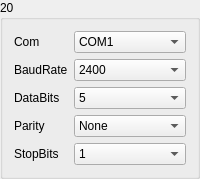
       <widget class="QGroupBox" name="gBoxMeter_20">
        <property name="minimumSize">
         <size>
          <width>171</width>
          <height>171</height>
         </size>
        </property>
        <property name="title">
         <string>20</string>
        </property>
        <layout class="QGridLayout" name="gridLayout_25">
         <item row="0" column="0">
          <widget class="QLabel" name="label_118">
           <property name="sizePolicy">
            <sizepolicy hsizetype="Fixed" vsizetype="Preferred">
             <horstretch>0</horstretch>
             <verstretch>0</verstretch>
            </sizepolicy>
           </property>
           <property name="text">
            <string>Com</string>
           </property>
          </widget>
         </item>
         <item row="0" column="1">
          <widget class="QComboBox" name="comboMeterSerialNum_20">
           <item>
            <property name="text">
             <string>COM1</string>
            </property>
           </item>
           <item>
            <property name="text">
             <string>COM2</string>
            </property>
           </item>
           <item>
            <property name="text">
             <string>COM3</string>
            </property>
           </item>
           <item>
            <property name="text">
             <string>COM4</string>
            </property>
           </item>
           <item>
            <property name="text">
             <string>COM5</string>
            </property>
           </item>
           <item>
            <property name="text">
             <string>COM6</string>
            </property>
           </item>
           <item>
            <property name="text">
             <string>COM7</string>
            </property>
           </item>
           <item>
            <property name="text">
             <string>COM8</string>
            </property>
           </item>
           <item>
            <property name="text">
             <string>COM9</string>
            </property>
           </item>
           <item>
            <property name="text">
             <string>COM10</string>
            </property>
           </item>
           <item>
            <property name="text">
             <string>COM11</string>
            </property>
           </item>
           <item>
            <property name="text">
             <string>COM12</string>
            </property>
           </item>
           <item>
            <property name="text">
             <string>COM13</string>
            </property>
           </item>
           <item>
            <property name="text">
             <string>COM14</string>
            </property>
           </item>
           <item>
            <property name="text">
             <string>COM15</string>
            </property>
           </item>
           <item>
            <property name="text">
             <string>COM16</string>
            </property>
           </item>
           <item>
            <property name="text">
             <string>COM17</string>
            </property>
           </item>
           <item>
            <property name="text">
             <string>COM18</string>
            </property>
           </item>
           <item>
            <property name="text">
             <string>COM19</string>
            </property>
           </item>
           <item>
            <property name="text">
             <string>COM20</string>
            </property>
           </item>
           <item>
            <property name="text">
             <string>COM21</string>
            </property>
           </item>
           <item>
            <property name="text">
             <string>COM22</string>
            </property>
           </item>
           <item>
            <property name="text">
             <string>COM23</string>
            </property>
           </item>
           <item>
            <property name="text">
             <string>COM24</string>
            </property>
           </item>
           <item>
            <property name="text">
             <string>COM25</string>
            </property>
           </item>
           <item>
            <property name="text">
             <string>COM26</string>
            </property>
           </item>
           <item>
            <property name="text">
             <string>COM27</string>
            </property>
           </item>
           <item>
            <property name="text">
             <string>COM28</string>
            </property>
           </item>
           <item>
            <property name="text">
             <string>COM29</string>
            </property>
           </item>
           <item>
            <property name="text">
             <string>COM30</string>
            </property>
           </item>
          </widget>
         </item>
         <item row="1" column="0">
          <widget class="QLabel" name="label_119">
           <property name="text">
            <string>BaudRate</string>
           </property>
          </widget>
         </item>
         <item row="1" column="1">
          <widget class="QComboBox" name="comboMeterBaudRate_20">
           <item>
            <property name="text">
             <string>2400</string>
            </property>
           </item>
           <item>
            <property name="text">
             <string>4800</string>
            </property>
           </item>
           <item>
            <property name="text">
             <string>9600</string>
            </property>
           </item>
           <item>
            <property name="text">
             <string>14400</string>
            </property>
           </item>
           <item>
            <property name="text">
             <string>19200</string>
            </property>
           </item>
           <item>
            <property name="text">
             <string>38400</string>
            </property>
           </item>
           <item>
            <property name="text">
             <string>56000</string>
            </property>
           </item>
          </widget>
         </item>
         <item row="2" column="0">
          <widget class="QLabel" name="label_120">
           <property name="text">
            <string>DataBits</string>
           </property>
          </widget>
         </item>
         <item row="2" column="1">
          <widget class="QComboBox" name="comboMeterBits_20">
           <item>
            <property name="text">
             <string>5</string>
            </property>
           </item>
           <item>
            <property name="text">
             <string>6</string>
            </property>
           </item>
           <item>
            <property name="text">
             <string>7</string>
            </property>
           </item>
           <item>
            <property name="text">
             <string>8</string>
            </property>
           </item>
          </widget>
         </item>
         <item row="3" column="0">
          <widget class="QLabel" name="label_121">
           <property name="text">
            <string>Parity</string>
           </property>
          </widget>
         </item>
         <item row="3" column="1">
          <widget class="QComboBox" name="comboMeterChkBit_20">
           <item>
            <property name="text">
             <string>None</string>
            </property>
           </item>
           <item>
            <property name="text">
             <string>Odd</string>
            </property>
           </item>
           <item>
            <property name="text">
             <string>Even</string>
            </property>
           </item>
          </widget>
         </item>
         <item row="4" column="0">
          <widget class="QLabel" name="label_122">
           <property name="text">
            <string>StopBits</string>
           </property>
          </widget>
         </item>
         <item row="4" column="1">
          <widget class="QComboBox" name="comboMeterEndBit_20">
           <item>
            <property name="text">
             <string>1</string>
            </property>
           </item>
           <item>
            <property name="text">
             <string>1.5</string>
            </property>
           </item>
           <item>
            <property name="text">
             <string>2</string>
            </property>
           </item>
          </widget>
         </item>
        </layout>
       </widget>
